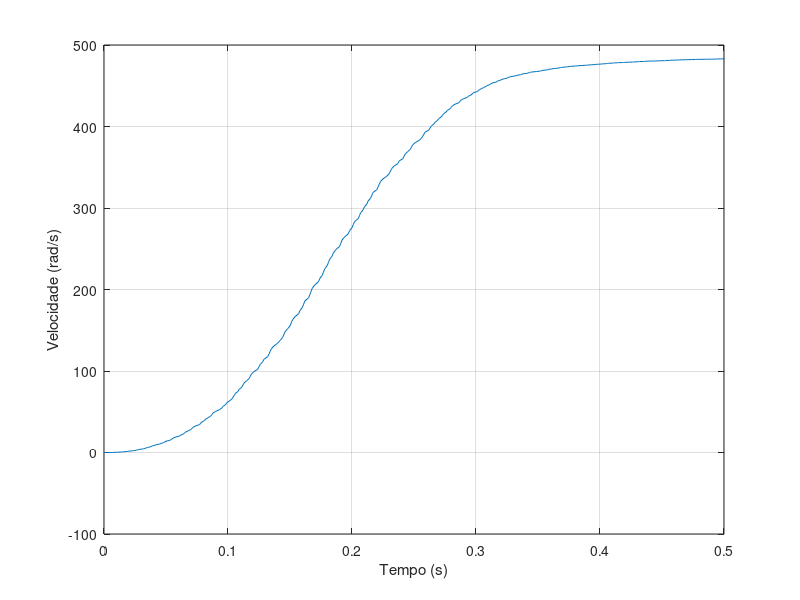

MATLAB code to generate this figure:
clear all
close all
pkg load signal

[vel, tempo] = textread('./output/outputDegrau/output2024-05-25_12-55-46.txt', "%f,%f");

janela_mediana = 100; % Tamanho da janela para o filtro de mediana
janela_media = 100; % Tamanho da janela para o filtro de média

tempo_maximo_de_plot = 5;
idx_tempo_maximo_de_plot = Inf;

for i=1:1:length(tempo)
    if tempo(i) <= tempo_maximo_de_plot + .0001 && tempo(i) >= tempo_maximo_de_plot - .0001
        idx_tempo_maximo_de_plot = i
        break
    endif
endfor

disp(idx_tempo_maximo_de_plot)

if idx_tempo_maximo_de_plot ~= Inf
    vel = vel(1:idx_tempo_maximo_de_plot)
    tempo = tempo(1:idx_tempo_maximo_de_plot)
endif

% Aplicar filtro de média
b = (1/janela_media) * ones(1, janela_media);
a = 1;
vel_filt_media = filter(b, a, vel);

figure(1)
plot(tempo, vel_filt_media);
xlim([0 .5])
xlabel('Tempo (s)');
ylabel('Velocidade (rad/s)');
grid on;

